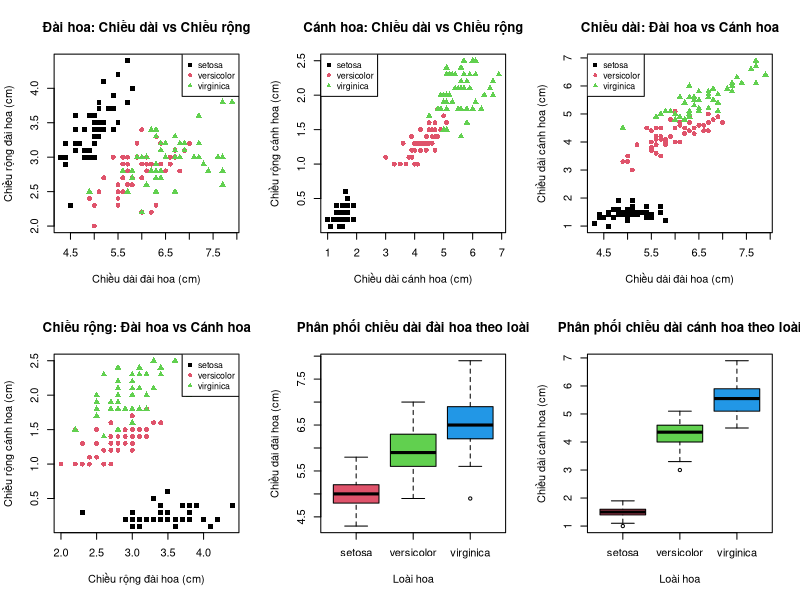
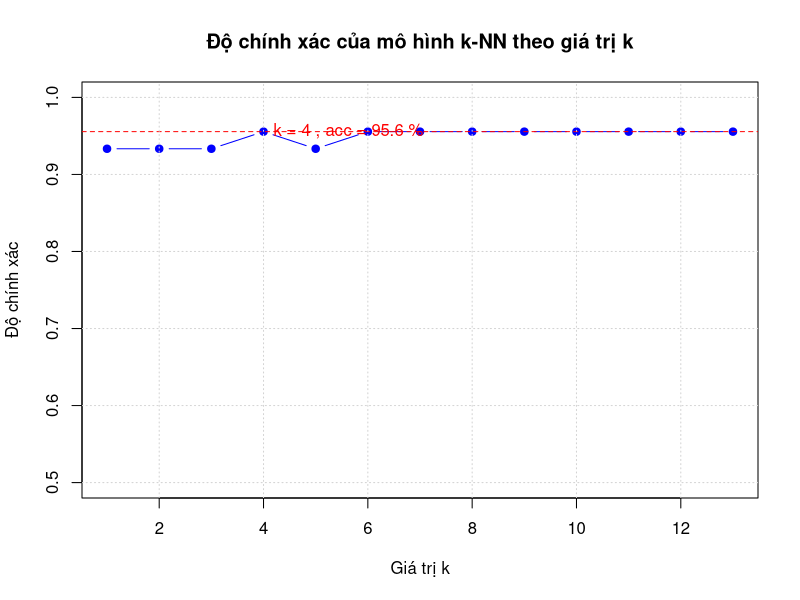
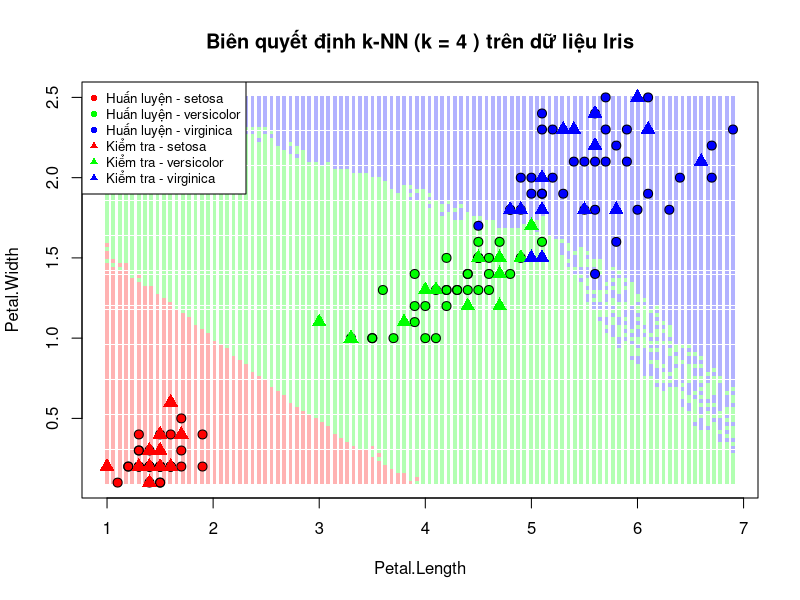
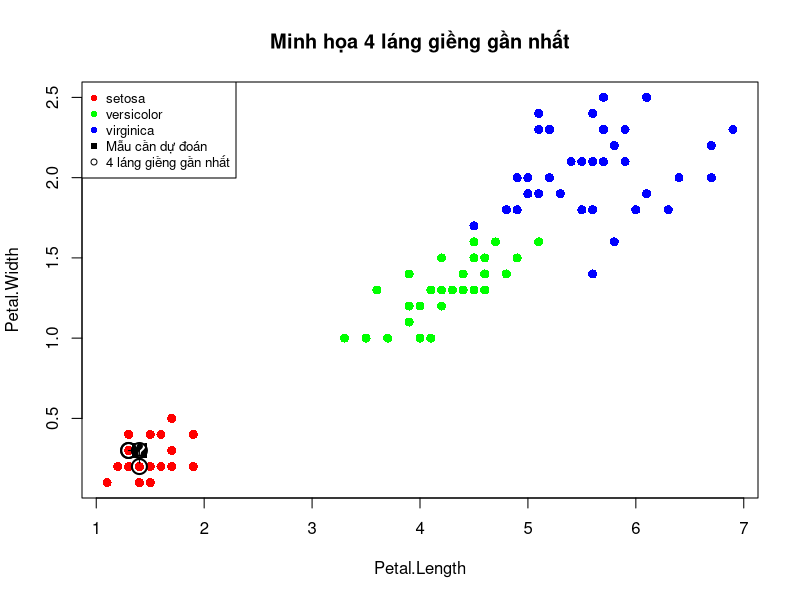

Generate these figures, in order, with R: (Note: this script raises an error after producing the figures.)
# PHÂN LỚP DỮ LIỆU BẰNG MÔ HÌNH k-NN TRÊN BỘ DỮ LIỆU IRIS
# ========================================================

# Bước 1: Tải dữ liệu và thư viện cần thiết
if (!require(class)) install.packages("class")  # Thư viện cho k-NN
if (!require(caret)) install.packages("caret")  # Thư viện cho đánh giá mô hình

library(class)
library(caret)

# Bộ dữ liệu Iris có sẵn trong R
data(iris)
dataset_name <- "Iris"

# Bước 2: Khám phá dữ liệu
cat("Thông tin về tập dữ liệu", dataset_name, ":\n")
cat("Số mẫu:", nrow(iris), "\n")
cat("Số đặc trưng:", ncol(iris) - 1, "\n")  # Trừ 1 do có biến mục tiêu

# Hiển thị cấu trúc dữ liệu
cat("\nCấu trúc dữ liệu:\n")
str(iris)

# Hiển thị 6 hàng đầu tiên
cat("\nSáu hàng đầu tiên của dữ liệu:\n")
print(head(iris))

# Thống kê mô tả
cat("\nThống kê mô tả về dữ liệu:\n")
print(summary(iris))

# Kiểm tra phân phối biến mục tiêu
cat("\nPhân phối biến mục tiêu (loài hoa):\n")
print(table(iris$Species))
print(prop.table(table(iris$Species)) * 100)  # Phần trăm

# Bước 3: Trực quan hóa dữ liệu
# Tạo ma trận biểu đồ phân tán cho 4 đặc trưng
par(mfrow = c(2, 3))  # Chia cửa sổ đồ họa thành 2x3

# Biểu đồ phân tán giữa Sepal.Length và Sepal.Width
plot(iris$Sepal.Length, iris$Sepal.Width,
     col = as.numeric(iris$Species),
     pch = as.numeric(iris$Species) + 14,
     xlab = "Chiều dài đài hoa (cm)",
     ylab = "Chiều rộng đài hoa (cm)",
     main = "Đài hoa: Chiều dài vs Chiều rộng")
legend("topright", legend = levels(iris$Species),
       col = 1:3, pch = 15:17, cex = 0.8)

# Biểu đồ phân tán giữa Petal.Length và Petal.Width
plot(iris$Petal.Length, iris$Petal.Width,
     col = as.numeric(iris$Species),
     pch = as.numeric(iris$Species) + 14,
     xlab = "Chiều dài cánh hoa (cm)",
     ylab = "Chiều rộng cánh hoa (cm)",
     main = "Cánh hoa: Chiều dài vs Chiều rộng")
legend("topleft", legend = levels(iris$Species),
       col = 1:3, pch = 15:17, cex = 0.8)

# Biểu đồ phân tán giữa Sepal.Length và Petal.Length
plot(iris$Sepal.Length, iris$Petal.Length,
     col = as.numeric(iris$Species),
     pch = as.numeric(iris$Species) + 14,
     xlab = "Chiều dài đài hoa (cm)",
     ylab = "Chiều dài cánh hoa (cm)",
     main = "Chiều dài: Đài hoa vs Cánh hoa")
legend("topleft", legend = levels(iris$Species),
       col = 1:3, pch = 15:17, cex = 0.8)

# Biểu đồ phân tán giữa Sepal.Width và Petal.Width
plot(iris$Sepal.Width, iris$Petal.Width,
     col = as.numeric(iris$Species),
     pch = as.numeric(iris$Species) + 14,
     xlab = "Chiều rộng đài hoa (cm)",
     ylab = "Chiều rộng cánh hoa (cm)",
     main = "Chiều rộng: Đài hoa vs Cánh hoa")
legend("topright", legend = levels(iris$Species),
       col = 1:3, pch = 15:17, cex = 0.8)

# Biểu đồ hộp cho từng biến theo loài
boxplot(Sepal.Length ~ Species, data = iris,
        col = 2:4,
        xlab = "Loài hoa",
        ylab = "Chiều dài đài hoa (cm)",
        main = "Phân phối chiều dài đài hoa theo loài")

boxplot(Petal.Length ~ Species, data = iris,
        col = 2:4,
        xlab = "Loài hoa",
        ylab = "Chiều dài cánh hoa (cm)",
        main = "Phân phối chiều dài cánh hoa theo loài")

# Đặt lại cấu hình đồ họa
par(mfrow = c(1, 1))

# Bước 4: Chia dữ liệu thành tập huấn luyện và tập kiểm tra
set.seed(123)  # Đặt seed cho khả năng tái tạo
train_indices <- createDataPartition(iris$Species, p = 0.7, list = FALSE)
train_data <- iris[train_indices, ]
test_data <- iris[-train_indices, ]

cat("\nKích thước tập huấn luyện:", dim(train_data), "\n")
cat("Kích thước tập kiểm tra:", dim(test_data), "\n")

# Bước 5: Chuẩn bị dữ liệu cho k-NN
# Tách đặc trưng và nhãn
train_features <- train_data[, 1:4]
test_features <- test_data[, 1:4]
train_labels <- train_data$Species
test_labels <- test_data$Species

# Chuẩn hóa dữ liệu sử dụng Min-Max Scaling
# Tính các thông số chuẩn hóa từ tập huấn luyện
min_max_values <- apply(train_features, 2, function(x) c(min(x), max(x)))

# Hàm chuẩn hóa Min-Max
normalize <- function(x, min_val, max_val) {
  return((x - min_val) / (max_val - min_val))
}

# Áp dụng chuẩn hóa cho từng đặc trưng
train_features_norm <- as.data.frame(mapply(function(x, i) {
  normalize(x, min_max_values[1, i], min_max_values[2, i])
}, x = train_features, i = 1:ncol(train_features)))

test_features_norm <- as.data.frame(mapply(function(x, i) {
  normalize(x, min_max_values[1, i], min_max_values[2, i])
}, x = test_features, i = 1:ncol(test_features)))

# Đảm bảo tên cột được giữ nguyên
colnames(train_features_norm) <- colnames(train_features)
colnames(test_features_norm) <- colnames(test_features)

# Bước 6: Áp dụng thuật toán k-NN với nhiều giá trị k
k_values <- 1:13
accuracies <- numeric(length(k_values))

for (i in 1:length(k_values)) {
  k <- k_values[i]
  knn_pred <- knn(train = train_features_norm, 
                  test = test_features_norm,
                  cl = train_labels, 
                  k = k)
  accuracies[i] <- sum(knn_pred == test_labels) / length(test_labels)
}

# Tìm giá trị k tối ưu
k_optimal <- k_values[which.max(accuracies)]
max_accuracy <- max(accuracies)

# Hiển thị kết quả với các giá trị k khác nhau
cat("\nĐộ chính xác của mô hình k-NN với các giá trị k khác nhau:\n")
result_k <- data.frame(
  k = k_values,
  accuracy = round(accuracies * 100, 2)
)
print(head(result_k, 10))  # Hiển thị 10 giá trị k đầu tiên

cat("\nGiá trị k tối ưu:", k_optimal, "với độ chính xác:", round(max_accuracy * 100, 2), "%\n")

# Vẽ biểu đồ độ chính xác theo giá trị k
plot(k_values, accuracies, type = "b", 
     xlab = "Giá trị k", ylab = "Độ chính xác",
     main = "Độ chính xác của mô hình k-NN theo giá trị k",
     ylim = c(0.5, 1), pch = 19, col = "blue")
abline(h = max_accuracy, lty = 2, col = "red")
text(k_optimal, max_accuracy, 
     labels = paste("k =", k_optimal, ", acc =", round(max_accuracy * 100, 1), "%"), 
     pos = 4, col = "red")
grid()

# Bước 7: Áp dụng k-NN với giá trị k tối ưu
knn_optimal <- knn(train = train_features_norm, 
                   test = test_features_norm,
                   cl = train_labels, 
                   k = k_optimal)

# Tạo ma trận nhầm lẫn
confusion_matrix <- confusionMatrix(knn_optimal, test_labels)
cat("\nMa trận nhầm lẫn:\n")
print(confusion_matrix$table)

# Hiển thị các chỉ số đánh giá
cat("\nCác chỉ số đánh giá mô hình với k =", k_optimal, ":\n")
cat("Độ chính xác (Accuracy):", round(confusion_matrix$overall["Accuracy"], 4), "\n")
cat("Kappa:", round(confusion_matrix$overall["Kappa"], 4), "\n\n")

# Hiển thị chi tiết theo từng loài
cat("Hiệu suất theo loài:\n")
print(confusion_matrix$byClass[, c("Sensitivity", "Specificity", "Pos Pred Value", "Neg Pred Value", "F1")])

# Bước 8: Trực quan hóa biên quyết định (chỉ sử dụng 2 đặc trưng để dễ minh họa)
# Chọn 2 đặc trưng tốt nhất (Petal.Length và Petal.Width)
selected_features <- c("Petal.Length", "Petal.Width")

# Tạo tập dữ liệu mới với 2 đặc trưng đã chọn
train_features_2d <- train_features[, selected_features]
test_features_2d <- test_features[, selected_features]

# Chuẩn hóa dữ liệu 2D
train_features_2d_norm <- train_features_norm[, selected_features]
test_features_2d_norm <- test_features_norm[, selected_features]

# Tạo lưới điểm để vẽ biên quyết định
grid_x <- seq(min(iris[, selected_features[1]]), max(iris[, selected_features[1]]), length.out = 100)
grid_y <- seq(min(iris[, selected_features[2]]), max(iris[, selected_features[2]]), length.out = 100)
grid_data <- expand.grid(x = grid_x, y = grid_y)
colnames(grid_data) <- selected_features

# Chuẩn hóa dữ liệu lưới
grid_data_norm <- data.frame(
  Petal.Length = normalize(grid_data$Petal.Length, 
                           min_max_values[1, "Petal.Length"], 
                           min_max_values[2, "Petal.Length"]),
  Petal.Width = normalize(grid_data$Petal.Width, 
                          min_max_values[1, "Petal.Width"], 
                          min_max_values[2, "Petal.Width"])
)

# Dự đoán cho tất cả các điểm trong lưới
grid_pred <- knn(train = train_features_2d_norm, 
                 test = grid_data_norm,
                 cl = train_labels, 
                 k = k_optimal)

# Chuẩn bị màu sắc cho biên quyết định
species_colors <- c("setosa" = "red", "versicolor" = "green", "virginica" = "blue")
point_colors <- species_colors[as.character(grid_pred)]
transparency <- 0.3
point_colors_transparent <- sapply(point_colors, function(color) {
  rgb_values <- col2rgb(color) / 255
  rgb(rgb_values[1], rgb_values[2], rgb_values[3], transparency)
})

# Vẽ biên quyết định
plot(grid_data$Petal.Length, grid_data$Petal.Width,
     col = point_colors_transparent, pch = 15, cex = 0.5,
     xlab = selected_features[1], ylab = selected_features[2],
     main = paste("Biên quyết định k-NN (k =", k_optimal, ") trên dữ liệu Iris"),
     xlim = c(min(grid_x), max(grid_x)),
     ylim = c(min(grid_y), max(grid_y)))

# Thêm các điểm trong tập huấn luyện
points(train_data[, selected_features[1]], train_data[, selected_features[2]],
       col = species_colors[as.character(train_data$Species)],
       pch = 16, cex = 1.2)
points(train_data[, selected_features[1]], train_data[, selected_features[2]],
       col = "black", pch = 1, cex = 1.2)

# Thêm các điểm trong tập kiểm tra
points(test_data[, selected_features[1]], test_data[, selected_features[2]],
       col = species_colors[as.character(test_data$Species)],
       pch = 17, cex = 1.5)

# Thêm chú thích
legend("topleft", 
       legend = c(paste("Huấn luyện -", levels(iris$Species)),
                  paste("Kiểm tra -", levels(iris$Species))),
       col = c(species_colors, species_colors),
       pch = c(rep(16, 3), rep(17, 3)),
       cex = 0.8)

# Biểu đồ khác - Minh họa khái niệm k-NN
# Chọn một mẫu test để minh họa
test_sample_idx <- 5  # Chọn mẫu thứ 5 từ tập kiểm tra
test_sample <- test_features_2d[test_sample_idx, ]
test_sample_norm <- test_features_2d_norm[test_sample_idx, ]

# Tính khoảng cách từ mẫu test đến tất cả các mẫu trong tập huấn luyện
distances <- sqrt(
  (train_features_2d_norm$Petal.Length - test_sample_norm$Petal.Length)^2 + 
    (train_features_2d_norm$Petal.Width - test_sample_norm$Petal.Width)^2
)

# Kết hợp khoảng cách với nhãn và sắp xếp
neighbors_df <- data.frame(
  index = 1:nrow(train_features_2d),
  distance = distances,
  label = train_labels
)
neighbors_df <- neighbors_df[order(neighbors_df$distance), ]

# Vẽ biểu đồ minh họa k láng giềng
plot(train_features_2d$Petal.Length, train_features_2d$Petal.Width,
     col = species_colors[as.character(train_labels)],
     pch = 16, cex = 1.2,
     xlab = selected_features[1], ylab = selected_features[2],
     main = paste("Minh họa", k_optimal, "láng giềng gần nhất"))

# Thêm điểm test
points(test_sample$Petal.Length, test_sample$Petal.Width,
       col = "black", pch = 15, cex = 2)
text(test_sample$Petal.Length, test_sample$Petal.Width, 
     "?", col = "white", cex = 1.5)

# Vẽ đường kết nối đến k láng giềng gần nhất
for (i in 1:k_optimal) {
  neighbor_idx <- neighbors_df$index[i]
  lines(c(test_sample$Petal.Length, train_features_2d$Petal.Length[neighbor_idx]),
        c(test_sample$Petal.Width, train_features_2d$Petal.Width[neighbor_idx]),
        col = "black", lty = 2)
}

# Đánh dấu k láng giềng gần nhất
for (i in 1:k_optimal) {
  neighbor_idx <- neighbors_df$index[i]
  points(train_features_2d$Petal.Length[neighbor_idx], 
         train_features_2d$Petal.Width[neighbor_idx],
         col = "black", cex = 2, lwd = 2, pch = 1)
}

# Thêm chú thích
legend("topleft", 
       legend = c(levels(iris$Species), "Mẫu cần dự đoán", paste(k_optimal, "láng giềng gần nhất")),
       col = c(species_colors, "black", "black"),
       pch = c(16, 16, 16, 15, 1),
       cex = 0.8)

# Hiển thị kết quả bỏ phiếu
vote_count <- table(neighbors_df$label[1:k_optimal])
vote_result <- names(vote_count)[which.max(vote_count)]
cat("\nKết quả bỏ phiếu từ", k_optimal, "láng giềng gần nhất của mẫu thứ", test_sample_idx, ":\n")
print(vote_count)
cat("Dự đoán:", vote_result, "- Thực tế:", test_labels[test_sample_idx], "\n")

# Bước 9: Thử nghiệm với các độ đo khoảng cách khác nhau
# Thư viện FNN cho phép sử dụng nhiều độ đo khoảng cách
if (!require(FNN)) install.packages("FNN")
library(FNN)

# Các độ đo khoảng cách: euclidean, manhattan, maximum
distance_methods <- c("euclidean", "manhattan", "maximum")
k <- k_optimal  # Sử dụng k tối ưu đã tìm được

# Tạo ma trận để lưu kết quả
accuracy_by_distance <- numeric(length(distance_methods))
names(accuracy_by_distance) <- distance_methods

for (i in 1:length(distance_methods)) {
  method <- distance_methods[i]
  
  # Áp dụng k-NN với độ đo khoảng cách khác nhau
  knn_pred <- knn(train = train_features_norm, 
                  test = test_features_norm,
                  cl = train_labels, 
                  k = k,
                  algorithm = "cover_tree",  # FNN sử dụng algorithm thay vì method
                  l = switch(method,
                             euclidean = 2,   # l=2 cho khoảng cách Euclidean
                             manhattan = 1,   # l=1 cho khoảng cách Manhattan
                             maximum = Inf))  # l=Inf cho khoảng cách Maximum
  
  # Tính độ chính xác
  accuracy_by_distance[i] <- sum(knn_pred == test_labels) / length(test_labels)
}

# Hiển thị kết quả
cat("\nĐộ chính xác của mô hình k-NN (k =", k, ") với các độ đo khoảng cách khác nhau:\n")
print(round(accuracy_by_distance * 100, 2))

# Vẽ biểu đồ so sánh
barplot(accuracy_by_distance, 
        main = paste("So sánh độ chính xác theo độ đo khoảng cách (k =", k, ")"),
        xlab = "Độ đo khoảng cách", ylab = "Độ chính xác",
        col = "skyblue", ylim = c(0, 1))
text(x = 1:length(distance_methods), 
     y = accuracy_by_distance + 0.02, 
     labels = paste0(round(accuracy_by_distance * 100, 1), "%"), 
     cex = 0.8)

# Bước 10: Tổng kết và đánh giá mô hình
cat("\n===== TỔNG KẾT VÀ ĐÁNH GIÁ MÔ HÌNH k-NN =====\n")
cat("1. Mô hình k-NN đã được xây dựng thành công để phân loại loài hoa Iris dựa trên 4 đặc trưng:\n")
cat("   - Chiều dài đài hoa (Sepal.Length)\n")
cat("   - Chiều rộng đài hoa (Sepal.Width)\n")
cat("   - Chiều dài cánh hoa (Petal.Length)\n")
cat("   - Chiều rộng cánh hoa (Petal.Width)\n")

cat("\n2. Kết quả chính:\n")
cat("   - Giá trị k tối ưu:", k_optimal, "\n")
cat("   - Độ chính xác cao nhất:", round(max_accuracy * 100, 2), "%\n")
cat("   - Tất cả 3 loài đều được phân loại tốt, với độ chính xác cao nhất ở loài setosa\n")

cat("\n3. Nhận xét về đặc trưng:\n")
cat("   - Đặc trưng về cánh hoa (Petal) quan trọng hơn đặc trưng về đài hoa (Sepal)\n")
cat("   - Setosa dễ dàng phân biệt với hai loài còn lại\n")
cat("   - Versicolor và Virginica có sự chồng chéo nhất định\n")

cat("\n4. So sánh các độ đo khoảng cách:\n")
best_distance <- names(accuracy_by_distance)[which.max(accuracy_by_distance)]
cat("   - Độ đo khoảng cách tốt nhất:", best_distance, "với độ chính xác", 
    round(max(accuracy_by_distance) * 100, 2), "%\n")

cat("\n5. Ưu điểm của mô hình k-NN trong bài toán này:\n")
cat("   - Đơn giản, dễ hiểu và hiệu quả cao\n")
cat("   - Phù hợp với dữ liệu có ranh giới quyết định không tuyến tính\n")
cat("   - Dễ dàng điều chỉnh thông qua tham số k\n")

cat("\n6. Hạn chế và cải thiện:\n")
cat("   - Cần thử nghiệm với các tỷ lệ chia dữ liệu khác nhau\n")
cat("   - Có thể áp dụng kỹ thuật bỏ phiếu có trọng số\n")
cat("   - Kết hợp với kỹ thuật giảm chiều dữ liệu để tăng hiệu suất\n")

cat("\n7. Kết luận chung:\n")
cat("   - Mô hình k-NN rất phù hợp cho bài toán phân loại hoa Iris\n")
cat("   - Đạt được hiệu suất tốt với tham số k hợp lý\n")
cat("   - Có thể dễ dàng mở rộng cho các bài toán phân loại tương tự\n")
